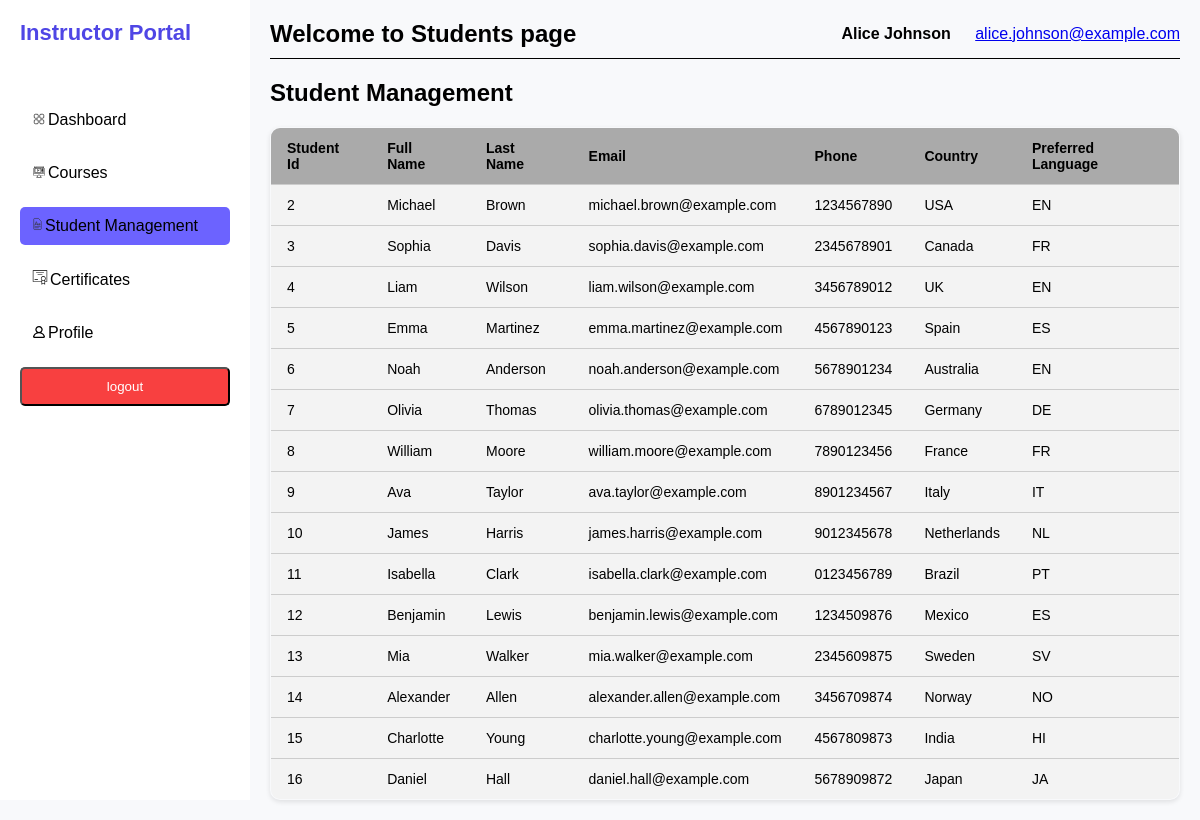
The app's page /view/instructor/Student_management.php (signed in) with its own data.
### tables this page shows
CREATE TABLE `student` (
  `student_id` int(11) NOT NULL,
  `full_name` varchar(255) NOT NULL,
  `last_name` varchar(255) NOT NULL,
  `email` varchar(255) NOT NULL,
  `username` varchar(255) NOT NULL,
  `password` varchar(255) NOT NULL,
  `phone` varchar(20) DEFAULT NULL,
  `dob` date DEFAULT NULL,
  `country` varchar(255) DEFAULT NULL,
  `preferred_language` varchar(255) DEFAULT NULL,
  `profile_picture` varchar(255) DEFAULT NULL
);

### model/instructor/db.php (called while the page is built, shortened)
<?php
class MyDB {
    private $conn;
    public function openConn() {
        $DBHost = "localhost";
        $DBUser = "root";
        $DBPassword = "";
        $DBName = "project";
        $this->conn = new mysqli($DBHost, $DBUser, $DBPassword, $DBName);
	return $this->conn;
    }
    public function getStudents() {
        $sql = "SELECT student_id, full_name, last_name, email, phone, country, preferred_language FROM student";
        $stmt = $this->conn->prepare($sql);
        if ($stmt) {
            if ($stmt->execute()) {
                $result = $stmt->get_result();
                return $result;
            } else {
                echo "Error executing query: " . $stmt->error;
                return false;
            }
        } else {
            echo "Error preparing query: " . $this->conn->error;
            return false;
        }
    }
}
?>

### view/instructor/Student_management.php (the view, shortened to what this page needs)
<?php
include '../../model/instructor/db.php';
$db = new MyDB();
$result = $db->getStudents();
?>
<!DOCTYPE html>
<html lang="en">
<head>
    <link rel="stylesheet" href="../../assets/css/instructor/student_management.css">
</head>
<body>
    <div class="container">
        <div class="sidebar">
            <h2>Instructor Portal</h2>
            <nav>
                <ul>
                    <li><a href="dashboard.php" ><span><img src="../../assets/uploads/instructor/dashboard.svg"  width="18" height="12"></span>Dashboard</a></li>
                    <li><a href="courses.php"><span><img src="../../assets/uploads/instructor/course.svg"  width="18" height="12"></span>Courses</a></li>
                    <li><a href="Student_management.php" class="active"><span><img src="../../assets/uploads/instructor/grade.svg"  width="15" height="14"></span>Student Management</a></li>
                    <li><a href="certificates.php"><span><img src="../../assets/uploads/instructor/certificate.svg"  width="20" height="15"></span>Certificates</a></li>
                    <li><a href="profile.php"><span><img src="../../assets/uploads/instructor/profile.svg"   width="18" height="12"></span>Profile</a></li>
                </ul>
            </nav>
            <form action="../../control/instructor/logout_control.php">
                <input type="submit" value="logout" class="logout">
            </form>
        </div>
        <div class="main-content">
            <div class="header">
                <h2>Welcome to Students page</h2>
                <div class="user-info">
                    <span>
                        <?php echo $_SESSION['full_name'] ?? '' ?>
                    </span>
                    <a href="mailto:">
                        <?php echo $_SESSION['email'] ?? ''?>
                    </a>
                </div>
            </div>
            <h2>Student Management</h2>
            <div class="student-management-container">
                    <table class="student-management-table">
                            <tr>
                                <th>Student Id</th>
                                <th>Full Name</th>
                                <th>Last Name</th>
                                <th>Email</th>
                                <th>Phone</th>
                                <th>Country</th>
                                <th>Preferred Language</th>
                            </tr>
                 <?php
                    if ($result && $result->num_rows > 0) {
                        while ($row = $result->fetch_assoc()) {
                            echo "<tr>
                                    <td>" . $row['student_id'] . "</td>
                                    <td>" . $row['full_name'] . "</td>
                                    <td>" . $row['last_name'] . "</td>
                                    <td>" . $row['email'] . "</td>
                                    <td>" . $row['phone'] . "</td>
                                    <td>" . $row['country'] . "</td>
                                    <td>" . $row['preferred_language'] . "</td>
                                </tr>";
                        }
                    } else {
                        echo "<tr><td colspan='8'>No students found</td></tr>";
                    }
                ?>
                    </table>
            </div>
        </div>
    </div>
</body>
</html>

### assets/css/instructor/student_management.css (style rules this page uses)
* { margin: 0; padding: 0; box-sizing: border-box; }
body { font-family: Arial, sans-serif; display: flex; background-color: #f8f9fb; }
.container { display: flex; width: 100%; }
.sidebar { width: 250px; background-color: #ffffff; color: #4b5d72; height: 100vh; padding: 20px; }
.sidebar h2 { font-size: 22px; margin-bottom: 20px; color:#4f46e5; }
.sidebar nav ul { list-style: none; padding-top: 20px; }
.sidebar nav ul li { margin: 15px 0; }
.sidebar nav ul li a { text-decoration: none; color: #000000; padding: 10px; display: block; border-radius: 5px; }
.sidebar nav ul li a.active, .sidebar nav ul li a:hover { background-color: #6c63ff; }
.logout { background-color: #f84040; color: #ffffff; padding: 10px; border-radius: 5px; text-align: center; cursor: pointer; width: 100%; }
.main-content { flex: 1; padding: 20px; }
.header { display: flex; justify-content: space-between; align-items: center; margin-bottom: 20px; padding-bottom: 10px; border-bottom:1px solid black; }
.user-info span { font-weight: bold; margin-right: 20px; }
.student-management-container { margin-top: 20px; }
.student-management-table { width: 100%; border-collapse: collapse; box-shadow: 0 2px 5px rgba(3, 3, 3, 0.1); border: 1px solid #ccc; overflow: hidden; border-radius: 10px; font-size: 14px; }
.student-management-table th, .student-management-table td { padding: 12px 16px; text-align: left; border-bottom: 1px solid #ccc; background-color: #f3f3f3; }
.student-management-table th { background-color: #aaaaaa; font-weight: bold; }

### records on screen
student: student_id "2", full_name "Michael", last_name "Brown", email "michael.brown@example.com", phone "1234567890", country "USA", preferred_language "EN"
student: student_id "3", full_name "Sophia", last_name "Davis", email "sophia.davis@example.com", phone "2345678901", country "Canada", preferred_language "FR"
student: student_id "4", full_name "Liam", last_name "Wilson", email "liam.wilson@example.com", phone "3456789012", country "UK", preferred_language "EN"
student: student_id "5", full_name "Emma", last_name "Martinez", email "emma.martinez@example.com", phone "4567890123", country "Spain", preferred_language "ES"
student: student_id "6", full_name "Noah", last_name "Anderson", email "noah.anderson@example.com", phone "5678901234", country "Australia", preferred_language "EN"
student: student_id "7", full_name "Olivia", last_name "Thomas", email "olivia.thomas@example.com", phone "6789012345", country "Germany", preferred_language "DE"
student: student_id "8", full_name "William", last_name "Moore", email "william.moore@example.com", phone "7890123456", country "France", preferred_language "FR"
student: student_id "9", full_name "Ava", last_name "Taylor", email "ava.taylor@example.com", phone "8901234567", country "Italy", preferred_language "IT"
student: student_id "10", full_name "James", last_name "Harris", email "james.harris@example.com", phone "9012345678", country "Netherlands", preferred_language "NL"
student: student_id "11", full_name "Isabella", last_name "Clark", email "isabella.clark@example.com", phone "0123456789", country "Brazil", preferred_language "PT"
student: student_id "12", full_name "Benjamin", last_name "Lewis", email "benjamin.lewis@example.com", phone "1234509876", country "Mexico", preferred_language "ES"
student: student_id "13", full_name "Mia", last_name "Walker", email "mia.walker@example.com", phone "2345609875", country "Sweden", preferred_language "SV"
student: student_id "14", full_name "Alexander", last_name "Allen", email "alexander.allen@example.com", phone "3456709874", country "Norway", preferred_language "NO"
student: student_id "15", full_name "Charlotte", last_name "Young", email "charlotte.young@example.com", phone "4567809873", country "India", preferred_language "HI"
student: student_id "16", full_name "Daniel", last_name "Hall", email "daniel.hall@example.com", phone "5678909872", country "Japan", preferred_language "JA"

### other values on screen
$_SESSION['full_name'] "Alice Johnson"
$_SESSION['email'] "alice.johnson@example.com"
